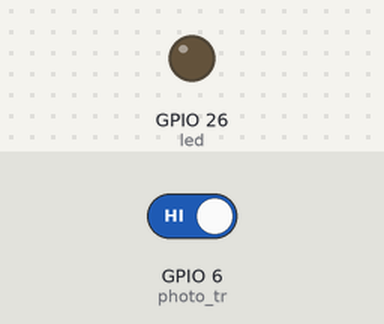
The program below on a simulated Raspberry Pi (BCM pin numbers). Shown: output pins drawn as LEDs (lit = HIGH). The test bench sets the inputs (shaded band); at power-on: GPIO 6 (photo_tr) HIGH.

Above: at 1.2 s.
1.3 s: GPIO 6 (photo_tr) driven LOW
At 3.7 s:
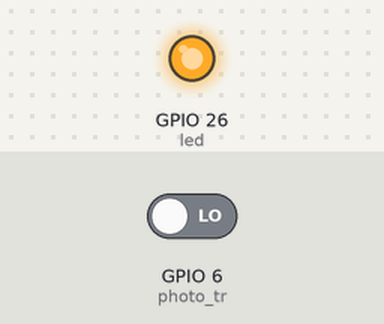
4.3 s: GPIO 6 (photo_tr) driven HIGH
At 4.9 s:
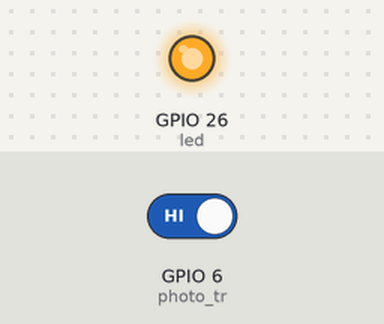
Timing chart, 0 to 7.3 s (numbered marks = the images above; inputs shaded):
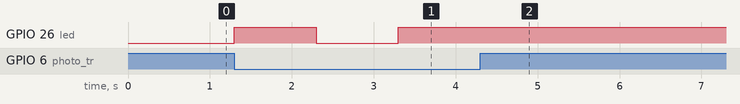

Measured:
- after the input at 1.3 s, GPIO 26 (led): LOW → HIGH at once, → LOW 1.0 s later, → HIGH 1.0 s later
- after the input at 4.3 s, GPIO 26 (led): stops changing and stays HIGH

The program:

auto-light.py
```python
import RPi.GPIO as GPIO
import time

GPIO.setmode(GPIO.BCM)

led = 26
GPIO.setup(led, GPIO.OUT)

state = 0


photo_tr = 6
GPIO.setup(photo_tr, GPIO.IN)


period = 1.0
while True:
    if not GPIO.input(photo_tr):
        state = not state
        GPIO.output(led, state)
        time.sleep(period)
```
